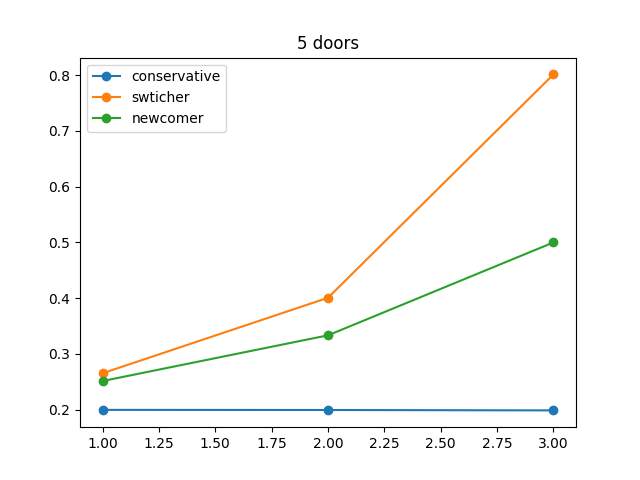

The script that saved this image:
import numpy as np
import random
import matplotlib.pyplot as plt


n=100000 # Number of simulations
N=5 #Number of doors
conservative=[]
swticher=[]
newcomer=[]
M_value=[]

for M in range (1,N-1):
    cons=0
    new=0
    swt=0
    for i in range (n):
        doors=np.zeros(N) #N doors, 1 with the car the other with goat
        pos=random.randint(0,N-1) # Position of the prize
        doors[pos]=1
        choice=np.zeros(N) #Vector of choices
        c=random.randint(0,N-1) # The door initially chosen by the player 
        choice[c]=1


        for j in range (M):
            a=random.randint(0,N-1)
            while choice[a]!=0 or doors[a]!=0:  #He can't open the door chosen, the door with the prize and a door already opened
                a=random.randint(0,N-1)
            doors[a]=-1
            choice[a]=-1
        

        cons+= doors[c] #The cons keeps his choice 


        b=random.randint(0,N-1)
        while doors[b]==-1:
            b=random.randint(0,N-1)
        new+= doors[b]   #The new chooses one of the remaining doors, not the open one
        

        for h in range (N):
            if choice[h]==0:
                swt+= doors[h]  #The swticher changes the door, not the open one nor the one chosen at the beginning 
                break   #Break because at the first doors not chosen 

    conservative.append(cons/n)
    swticher.append(swt/n)
    newcomer.append(new/n)
    M_value.append(M)

for i in range(0,N-2):
    print("Number of doors", M_value[i])
    print("Probability of winning for the conservative",conservative[i])
    print("Probability of winning for the newcomer",newcomer[i])
    print("Probability of winning for the swticher",swticher[i])


plt.plot(M_value, conservative, "-o", label="conservative")
plt.plot(M_value, swticher, "-o", label="swticher")
plt.plot(M_value, newcomer, "-o", label="newcomer")
plt.title("%i doors" %N)
plt.legend()
plt.savefig("MontyhallGEN.png")



